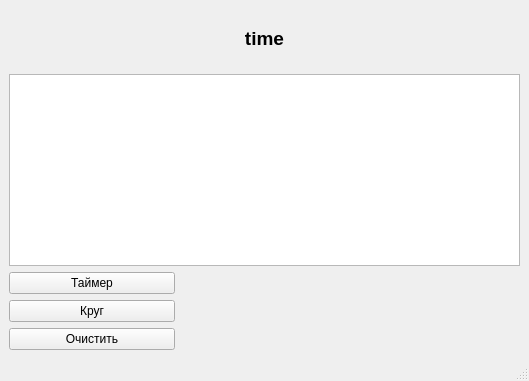
<?xml version="1.0" encoding="UTF-8"?>
<ui version="4.0">
 <class>MainWindow</class>
 <widget class="QMainWindow" name="MainWindow">
  <property name="geometry">
   <rect>
    <x>0</x>
    <y>0</y>
    <width>529</width>
    <height>381</height>
   </rect>
  </property>
  <property name="windowTitle">
   <string>MainWindow</string>
  </property>
  <widget class="QWidget" name="centralwidget">
   <layout class="QGridLayout" name="gridLayout">
    <item row="4" column="0">
     <widget class="QPushButton" name="pb_clear">
      <property name="text">
       <string>Очистить</string>
      </property>
     </widget>
    </item>
    <item row="1" column="0" colspan="3">
     <widget class="QTextBrowser" name="tb_show">
      <property name="sizePolicy">
       <sizepolicy hsizetype="MinimumExpanding" vsizetype="Preferred">
        <horstretch>0</horstretch>
        <verstretch>0</verstretch>
       </sizepolicy>
      </property>
     </widget>
    </item>
    <item row="3" column="0">
     <widget class="QPushButton" name="pb_lap">
      <property name="text">
       <string>Круг</string>
      </property>
     </widget>
    </item>
    <item row="0" column="1">
     <widget class="QLabel" name="l_time">
      <property name="sizePolicy">
       <sizepolicy hsizetype="Preferred" vsizetype="Preferred">
        <horstretch>0</horstretch>
        <verstretch>0</verstretch>
       </sizepolicy>
      </property>
      <property name="font">
       <font>
        <pointsize>14</pointsize>
        <bold>true</bold>
       </font>
      </property>
      <property name="text">
       <string>time</string>
      </property>
      <property name="alignment">
       <set>Qt::AlignCenter</set>
      </property>
     </widget>
    </item>
    <item row="2" column="0">
     <widget class="QPushButton" name="pb_timer">
      <property name="text">
       <string>Таймер</string>
      </property>
     </widget>
    </item>
   </layout>
  </widget>
  <widget class="QMenuBar" name="menubar">
   <property name="geometry">
    <rect>
     <x>0</x>
     <y>0</y>
     <width>529</width>
     <height>26</height>
    </rect>
   </property>
  </widget>
  <widget class="QStatusBar" name="statusbar"/>
 </widget>
 <resources/>
 <connections>
  <connection>
   <sender>pb_clear</sender>
   <signal>clicked()</signal>
   <receiver>tb_show</receiver>
   <slot>clear()</slot>
   <hints>
    <hint type="sourcelabel">
     <x>71</x>
     <y>330</y>
    </hint>
    <hint type="destinationlabel">
     <x>200</x>
     <y>155</y>
    </hint>
   </hints>
  </connection>
 </connections>
</ui>
